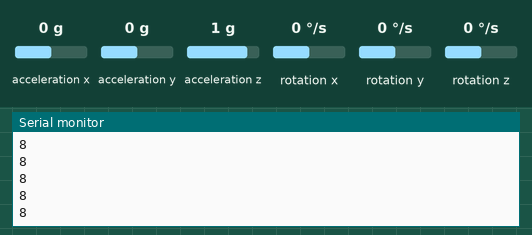
Recording of a sketch running on a simulated ESP8266 (NodeMCU). Shown: the last lines printed to the serial monitor. Wiring (inferred from the names in the program): MPU-6050 motion sensor at I2C address 0x68. Inputs (shaded band) come from the test bench; at power-on: acceleration z 1 g, acceleration x 0 g, acceleration y 0 g, rotation x 0 °/s, rotation y 0 °/s, rotation z 0 °/s. WiFi joins after 1.5 s; servers stay silent unless stated.

Above: at 2.9 s.
3.0 s: acceleration z set to 0 g
At 3.03 s:
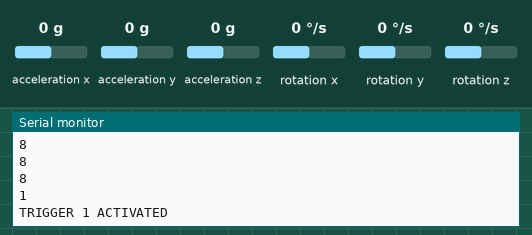
4.6 s: acceleration x set to -1.4 g
At 5.17 s:
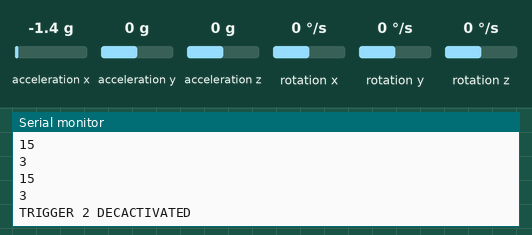
6.1 s: acceleration y set to -1.4 g
At 6.18 s:
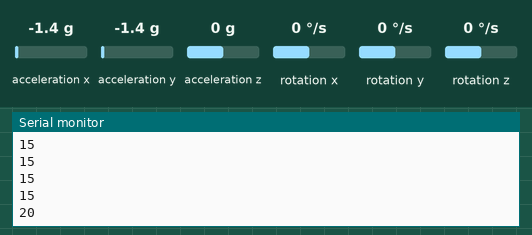
Timing chart, 0 to 9.1 s (numbered marks = the images above; inputs shaded):
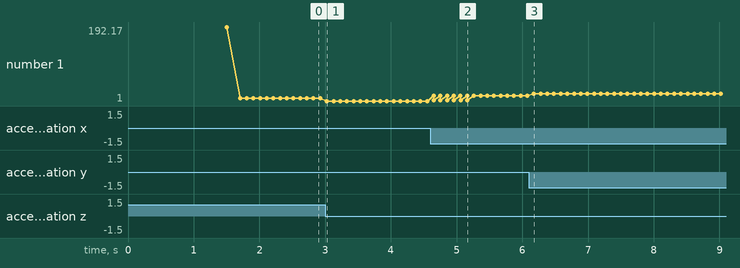

The sketch:

1IOTProject_on_Fall_Detection.ino
```cpp
// IoT based Fall Detection using NodeMCU and MPU6050 Sensor

#include <Wire.h>
#include <ESP8266WiFi.h>

//Constants
WiFiClient client;
String MakerIFTTT_Key ;
String MakerIFTTT_Event;
char *append_str(char *here, String s) {  int i=0; while (*here++ = s[i]){i++;};return here-1;}
char *append_ul(char *here, unsigned long u) { char buf[20]; return append_str(here, ultoa(u, buf, 10));}
char post_rqst[256];char *p;char *content_length_here;char *json_start;int compi;

const int MPU_addr=0x68;  // I2C address of the MPU-6050
int16_t AcX,AcY,AcZ,Tmp,GyX,GyY,GyZ;
float ax=0, ay=0, az=0, gx=0, gy=0, gz=0;
boolean fall = false; //stores if a fall has occurred
boolean trigger1=false; //stores if first trigger (lower threshold) has occurred
boolean trigger2=false; //stores if second trigger (upper threshold) has occurred
boolean trigger3=false; //stores if third trigger (orientation change) has occurred
byte trigger1count=0; //stores the counts past since trigger 1 was set true
byte trigger2count=0; //stores the counts past since trigger 2 was set true
byte trigger3count=0; //stores the counts past since trigger 3 was set true
int angleChange=0;
// WiFi network info.
const char *ssid = ""; // Enter your Wi-Fi Name
const char *pass = ""; // Enter your Wi-Fi Password
void send_event(const char *event);
const char *host = "maker.ifttt.com";
const char *privateKey = "";

void setup(){
 Serial.begin(57600);
 Wire.begin();
 Wire.beginTransmission(MPU_addr);
 Wire.write(0x6B);  // PWR_MGMT_1 register
 Wire.write(0);     // set to zero (wakes up the MPU-6050)
 Wire.endTransmission(true);
 Serial.println("Wrote to IMU");
 Serial.println("Connecting to ");
 Serial.println(ssid);
 WiFi.begin("","");
  while (WiFi.status() != WL_CONNECTED)
  {
    delay(500);
    Serial.print(".");              // print ... till not connected
  }
  Serial.println("");
  Serial.println("WiFi connected");
  Serial.println((WiFi.localIP().toString()));
  if (client.connect("maker.ifttt.com",80))
   {
      MakerIFTTT_Key ="";
      MakerIFTTT_Event ="Fall_detected";
      p = post_rqst;
      p = append_str(p, "POST /trigger/");
      p = append_str(p, MakerIFTTT_Event);
      p = append_str(p, "/with/key/");
      p = append_str(p, MakerIFTTT_Key);
      p = append_str(p, " HTTP/1.1\r\n");
      p = append_str(p, "Host: maker.ifttt.com\r\n");
      p = append_str(p, "Content-Type: application/json\r\n");
      p = append_str(p, "Content-Length: ");
      content_length_here = p;
      p = append_str(p, "NN\r\n");
      p = append_str(p, "\r\n");
      json_start = p;
      p = append_str(p, "{\"value1\":\"");
      p = append_str(p, "Mobile no with country code");
      p = append_str(p, "\",\"value2\":\"");
      p = append_str(p, "Message or SMS to send ");
      p = append_str(p, "\",\"value3\":\"");
      p = append_str(p, "");
      p = append_str(p, "\"}");

      compi= strlen(json_start);
      content_length_here[0] = '0' + (compi/10);
      content_length_here[1] = '0' + (compi%10);
      client.print(post_rqst);
    }

 }

void loop(){
 mpu_read();
 ax = (AcX-2050)/16384.00;
 ay = (AcY-77)/16384.00;
 az = (AcZ-1947)/16384.00;
 gx = (GyX+270)/131.07;
 gy = (GyY-351)/131.07;
 gz = (GyZ+136)/131.07;
 // calculating Amplitute vactor for 3 axis
 float Raw_Amp = pow(pow(ax,2)+pow(ay,2)+pow(az,2),0.5);
 int Amp = Raw_Amp * 10;  // Mulitiplied by 10 bcz values are between 0 to 1
 Serial.println(Amp);
 if (Amp<=2 && trigger2==false){ //if AM breaks lower threshold (0.4g)
   trigger1=true;
   Serial.println("TRIGGER 1 ACTIVATED");
   }
 if (trigger1==true){
   trigger1count++;
   if (Amp>=12){ //if AM breaks upper threshold (3g)
     trigger2=true;
     Serial.println("TRIGGER 2 ACTIVATED");
     trigger1=false; trigger1count=0;
     }
 }
 if (trigger2==true){
   trigger2count++;
   angleChange = pow(pow(gx,2)+pow(gy,2)+pow(gz,2),0.5);
   Serial.println(angleChange);
   if (angleChange>=30 && angleChange<=400){ //if orientation changes by between 80-100 degrees
     trigger3=true; trigger2=false; trigger2count=0;
     Serial.println(angleChange);
     Serial.println("TRIGGER 3 ACTIVATED");
       }
   }
 if (trigger3==true){
    trigger3count++;
    if (trigger3count>=3){
       angleChange = pow(pow(gx,2)+pow(gy,2)+pow(gz,2),0.5);
       //delay(10);
       Serial.println(angleChange);
       if ((angleChange>=0) && (angleChange<=10)){ //if orientation changes remains between 0-10 degrees
           fall=true; trigger3=false; trigger3count=0;
           Serial.println(angleChange);
             }
       else{ //user regained normal orientation
          trigger3=false; trigger3count=0;
          Serial.println("TRIGGER 3 DEACTIVATED");
       }
     }
  }
 if (fall==true){ //in event of a fall detection
   Serial.println("FALL DETECTED");
   send_event("Fall_detected");
   fall=false;
   }
 if (trigger2count>=6){ //allow 0.5s for orientation change
   trigger2=false; trigger2count=0;
   Serial.println("TRIGGER 2 DECACTIVATED");
   }
 if (trigger1count>=6){ //allow 0.5s for AM to break upper threshold
   trigger1=false; trigger1count=0;
   Serial.println("TRIGGER 1 DECACTIVATED");
   }
  delay(100);
   }
void mpu_read(){
 Wire.beginTransmission(MPU_addr);
 Wire.write(0x3B);  // starting with register 0x3B (ACCEL_XOUT_H)
 Wire.endTransmission(false);
 Wire.requestFrom(MPU_addr,14,true);  // request a total of 14 registers
 AcX=Wire.read()<<8|Wire.read();  // 0x3B (ACCEL_XOUT_H) & 0x3C (ACCEL_XOUT_L)
 AcY=Wire.read()<<8|Wire.read();  // 0x3D (ACCEL_YOUT_H) & 0x3E (ACCEL_YOUT_L)
 AcZ=Wire.read()<<8|Wire.read();  // 0x3F (ACCEL_ZOUT_H) & 0x40 (ACCEL_ZOUT_L)
 Tmp=Wire.read()<<8|Wire.read();  // 0x41 (TEMP_OUT_H) & 0x42 (TEMP_OUT_L)
 GyX=Wire.read()<<8|Wire.read();  // 0x43 (GYRO_XOUT_H) & 0x44 (GYRO_XOUT_L)
 GyY=Wire.read()<<8|Wire.read();  // 0x45 (GYRO_YOUT_H) & 0x46 (GYRO_YOUT_L)
 GyZ=Wire.read()<<8|Wire.read();  // 0x47 (GYRO_ZOUT_H) & 0x48 (GYRO_ZOUT_L)
 }
void send_event(const char *event)
{
  Serial.print("Connecting to ");
  Serial.println(host);
    // Use WiFiClient class to create TCP connections
  WiFiClient client;
  const int httpPort = 80;
  if (!client.connect(host, httpPort)) {
    Serial.println("Connection failed");
    return;
  }
    // We now create a URI for the request
  String url = "/trigger/";
  url += event;
  url += "/with/key/";
  url += privateKey;
  Serial.print("Requesting URL: ");
  Serial.println(url);
  // This will send the request to the server
  client.print(String("GET ") + url + " HTTP/1.1\r\n" +
               "Host: " + host + "\r\n" +
               "Connection: close\r\n\r\n");
  while(client.connected())
  {
    if(client.available())
    {
      String line = client.readStringUntil('\r');
      Serial.print(line);
    } else {
      // No data yet, wait a bit
      delay(50);
    };
  }
  Serial.println();
  Serial.println("closing connection");
  client.stop();
}
```

Measured:
- after the input at 3.0 s, the serial monitor: prints a new line at once (image 1)
- after the input at 4.6 s, the serial monitor: prints a new line after 0.05 s (image 2)
- after the input at 6.1 s, the serial monitor: prints a new line after 0.08 s (image 3)
- plotted number 1: 8 → 1 after the input at 3.0 s, 1 → 15 after the input at 4.6 s, 15 → 20 after the input at 6.1 s
